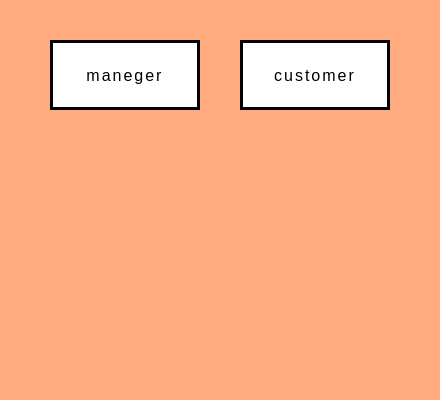
<?xml version="1.0" encoding="UTF-8"?>
<ui version="4.0">
 <class>MainWindow</class>
 <widget class="QMainWindow" name="MainWindow">
  <property name="geometry">
   <rect>
    <x>0</x>
    <y>0</y>
    <width>440</width>
    <height>400</height>
   </rect>
  </property>
  <property name="windowTitle">
   <string>MainWindow</string>
  </property>
  <property name="styleSheet">
   <string notr="true">background-color: rgb(255, 170, 127);</string>
  </property>
  <widget class="QWidget" name="centralwidget">
   <widget class="QPushButton" name="manager">
    <property name="geometry">
     <rect>
      <x>50</x>
      <y>40</y>
      <width>150</width>
      <height>70</height>
     </rect>
    </property>
    <property name="sizePolicy">
     <sizepolicy hsizetype="Minimum" vsizetype="Maximum">
      <horstretch>0</horstretch>
      <verstretch>0</verstretch>
     </sizepolicy>
    </property>
    <property name="cursor">
     <cursorShape>PointingHandCursor</cursorShape>
    </property>
    <property name="styleSheet">
     <string notr="true">QPushButton {
    font-family: &quot;Open Sans&quot;, sans-serif;
    font-size: 16px;
    letter-spacing: 2px;
    text-decoration: none;
    text-transform: uppercase;
    color: #000;
    border: 3px solid #000;   /* Solid border */
    padding: 0.25em 0.5em;
    border-radius: 15px 225px 255px 15px;  /* Custom border radius */
    position: relative;
    background-color: #fff;   /* White background for the button */
    transition: all 0.3s ease; /* Smooth transition for hover effect */
}

QPushButton:hover {
    background-color: #e0e0e0;  /* Change background color on hover */
    border: 3px solid #888;     /* Lighter border on hover */
    transform: scale(1.05);      /* Slightly increase the size on hover */
}

QPushButton:pressed {
    border: 3px solid #333;  /* Darker border on press */
    background-color: #f0f0f0;  /* Change background color when pressed */
    top: 5px;
    left: 5px;
}
</string>
    </property>
    <property name="text">
     <string>maneger</string>
    </property>
   </widget>
   <widget class="QPushButton" name="customer">
    <property name="geometry">
     <rect>
      <x>240</x>
      <y>40</y>
      <width>150</width>
      <height>70</height>
     </rect>
    </property>
    <property name="sizePolicy">
     <sizepolicy hsizetype="Minimum" vsizetype="Maximum">
      <horstretch>0</horstretch>
      <verstretch>0</verstretch>
     </sizepolicy>
    </property>
    <property name="cursor">
     <cursorShape>PointingHandCursor</cursorShape>
    </property>
    <property name="styleSheet">
     <string notr="true">QPushButton {
    font-family: &quot;Open Sans&quot;, sans-serif;
    font-size: 16px;
    letter-spacing: 2px;
    text-decoration: none;
    text-transform: uppercase;
    color: #000;
    border: 3px solid #000;   /* Solid border */
    padding: 0.25em 0.5em;
    border-radius: 15px 225px 255px 15px;  /* Custom border radius */
    position: relative;
    background-color: #fff;   /* White background for the button */
    transition: all 0.3s ease; /* Smooth transition for hover effect */
}

QPushButton:hover {
    background-color: #e0e0e0;  /* Change background color on hover */
    border: 3px solid #888;     /* Lighter border on hover */
    transform: scale(1.05);      /* Slightly increase the size on hover */
}

QPushButton:pressed {
    border: 3px solid #333;  /* Darker border on press */
    background-color: #f0f0f0;  /* Change background color when pressed */
    top: 5px;
    left: 5px;
}
</string>
    </property>
    <property name="text">
     <string>customer</string>
    </property>
   </widget>
   <widget class="QLabel" name="label">
    <property name="geometry">
     <rect>
      <x>120</x>
      <y>130</y>
      <width>200</width>
      <height>200</height>
     </rect>
    </property>
    <property name="autoFillBackground">
     <bool>false</bool>
    </property>
    <property name="styleSheet">
     <string notr="true"/>
    </property>
    <property name="text">
     <string/>
    </property>
    <property name="pixmap">
     <pixmap resource="resources.qrc">:/image/icons/mimi.png</pixmap>
    </property>
    <property name="scaledContents">
     <bool>false</bool>
    </property>
   </widget>
  </widget>
  <widget class="QMenuBar" name="menubar">
   <property name="geometry">
    <rect>
     <x>0</x>
     <y>0</y>
     <width>440</width>
     <height>25</height>
    </rect>
   </property>
  </widget>
  <widget class="QStatusBar" name="statusbar"/>
 </widget>
 <resources>
  <include location="resources.qrc"/>
 </resources>
 <connections/>
</ui>
